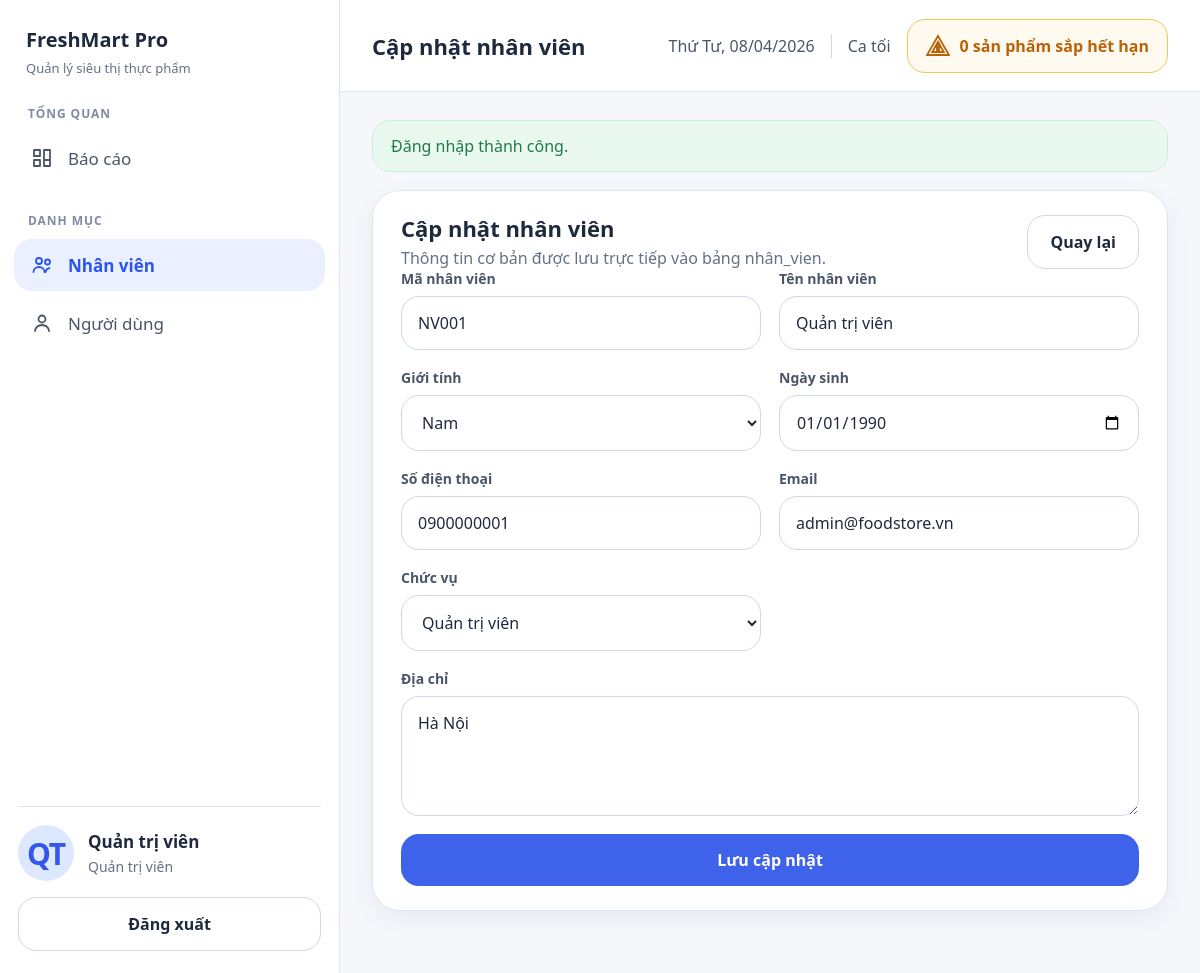
Before: /index.php?c=nhan-vien&a=form&id=NV001 (signed in) with the older database file.
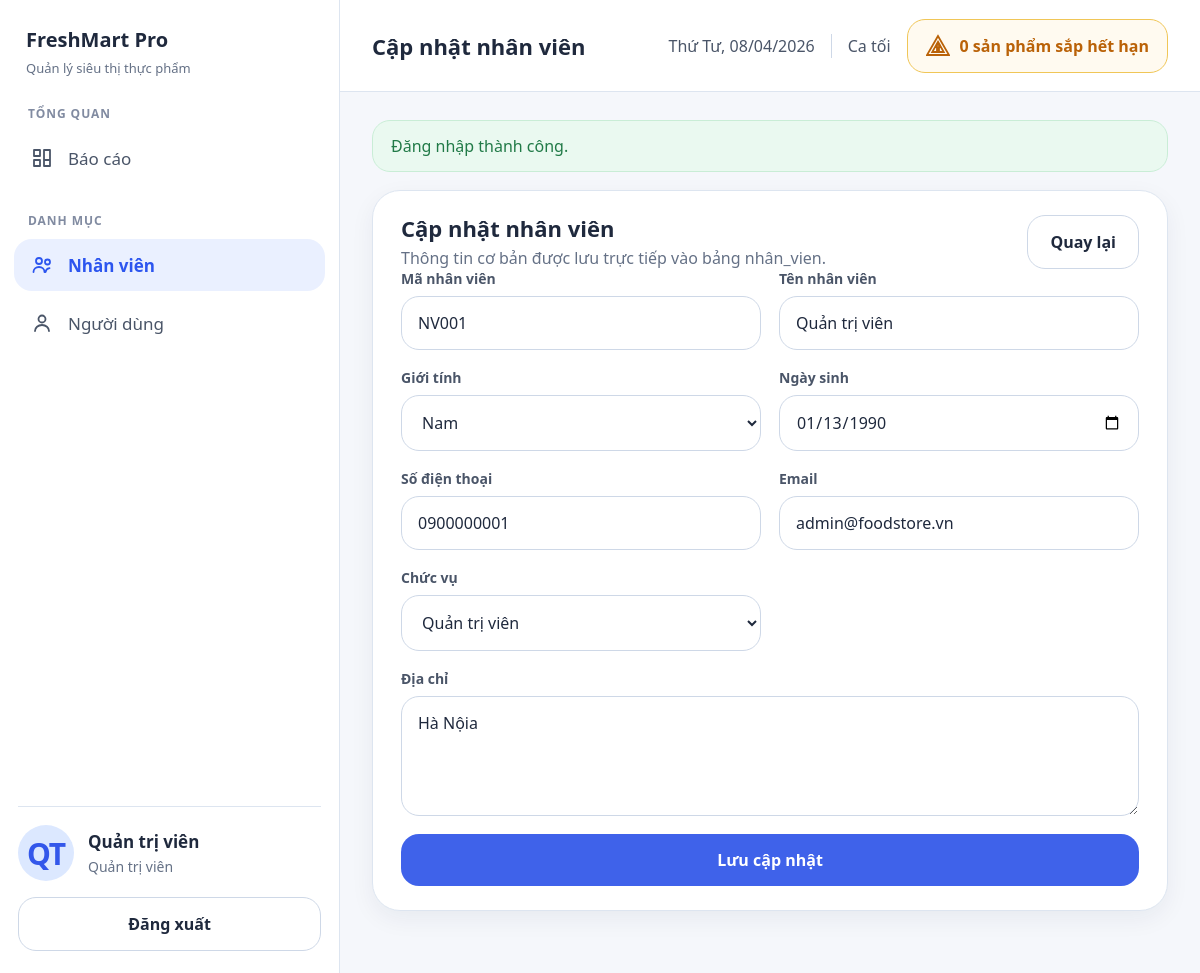
After: the same page with the newer database file.
### tables this page shows
CREATE TABLE `tai_khoan` (
  `ma_tai_khoan` int(11) NOT NULL,
  `ten_dang_nhap` varchar(50) NOT NULL,
  `password` varchar(255) NOT NULL,
  `trang_thai` enum('HOAT_DONG','VO_HIEU_HOA') DEFAULT 'HOAT_DONG',
  `ma_nhan_vien` varchar(20) DEFAULT NULL,
  `ma_chuc_vu` varchar(20) DEFAULT NULL
);

CREATE TABLE `nhan_vien` (
  `ma_nhan_vien` varchar(20) NOT NULL,
  `ten_nhan_vien` varchar(100) NOT NULL,
  `gioi_tinh` varchar(10) DEFAULT NULL,
  `so_dien_thoai` varchar(15) DEFAULT NULL,
  `email` varchar(100) DEFAULT NULL,
  `dia_chi` varchar(255) DEFAULT NULL,
  `ngay_sinh` date DEFAULT NULL,
  `ma_chuc_vu` varchar(20) DEFAULT NULL
);

CREATE TABLE `chuc_vu` (
  `ma_chuc_vu` varchar(20) NOT NULL,
  `ten_chuc_vu` varchar(100) NOT NULL
);

### controllers/NhanVienController.php (called while the page is built, shortened)
<?php
require_once APP_ROOT . '/models/NhanVienModel.php';
require_once APP_ROOT . '/models/ChucVuModel.php';
class NhanVienController
{
    private NhanVienModel $nhanVienModel;
    private ChucVuModel $chucVuModel;
    public function __construct()
    {
        $this->nhanVienModel = new NhanVienModel();
        $this->chucVuModel = new ChucVuModel();
    }
    public function form(): void
    {
        $id = trim((string) ($_GET['id'] ?? ''));
        $employee = $id !== '' ? $this->nhanVienModel->find($id) : null;
        $this->renderForm($employee, [], $employee !== null);
    }
    private function renderForm(array|null $employee, array $errors, bool $isEdit): void
    {
        render('nhan_vien/form', [
            'pageTitle' => $isEdit ? 'Cập nhật nhân viên' : 'Thêm nhân viên',
            'employee' => $employee,
            'errors' => $errors,
            'roles' => $this->chucVuModel->all(),
            'isEdit' => $isEdit,
        ]);
    }
}

### index.php (called while the page is built, shortened)
<?php
require_once realpath(__DIR__ . '/config/app.php');
$route = current_route();
$action = $route['action'];
$controller = new $controllerClass();
$controller->{$action}();

### models/NhanVienModel.php (called while the page is built, shortened)
<?php
class NhanVienModel
{
    private PDO $pdo;
    public function __construct()
    {
        $this->pdo = db();
    }
    public function find(string $id): ?array
    {
        $statement = $this->pdo->prepare(
            "SELECT
                nv.*,
                cv.ten_chuc_vu,
                tk.ma_tai_khoan,
                tk.ten_dang_nhap,
                tk.trang_thai AS trang_thai_tai_khoan
             FROM nhan_vien nv
             LEFT JOIN chuc_vu cv ON cv.ma_chuc_vu = nv.ma_chuc_vu
             LEFT JOIN tai_khoan tk ON tk.ma_nhan_vien = nv.ma_nhan_vien
             WHERE nv.ma_nhan_vien = :id
             LIMIT 1"
        );
        $statement->execute(['id' => $id]);
        $employee = $statement->fetch();
        return $employee ?: null;
    }
}

### config/database.php (called while the page is built, shortened)
<?php
function db()
{
    static $pdo = null;
    if ($pdo === null) {
        $dsn = 'mysql:host=' . DB_HOST . ';port=' . DB_PORT
             . ';dbname=' . DB_NAME . ';charset=' . DB_CHARSET;
        try {
            $pdo = new PDO($dsn, DB_USER, DB_PASS, [
                PDO::ATTR_ERRMODE            => PDO::ERRMODE_EXCEPTION,
                PDO::ATTR_DEFAULT_FETCH_MODE => PDO::FETCH_ASSOC,
                PDO::ATTR_EMULATE_PREPARES   => false,
            ]);
        } catch (PDOException $e) {
            die('Lỗi kết nối CSDL: ' . $e->getMessage());
        }
    }
    return $pdo;
}

### models/ChucVuModel.php (called while the page is built, shortened)
<?php
class ChucVuModel
{
    private PDO $pdo;
    public function __construct()
    {
        $this->pdo = db();
    }
    public function all(): array
    {
        $statement = $this->pdo->query(
            'SELECT ma_chuc_vu, ten_chuc_vu FROM chuc_vu ORDER BY ten_chuc_vu ASC'
        );
        return $statement->fetchAll();
    }
}

### views/nhan_vien/form.php (the view, shortened to what this page needs)
<?php
$employee = $employee ?? [];
$roles = $roles ?? [];
$isEdit = $isEdit ?? false;
?>
<section class="panel">
    <div class="toolbar">
        <div>
            <h3 class="section-title"><?= $isEdit ? 'Cập nhật nhân viên' : 'Thêm nhân viên' ?></h3>
            <p class="section-subtitle">Thông tin cơ bản được lưu trực tiếp vào bảng nhân_vien.</p>
        </div>
        <a class="button button--ghost" href="<?= e(url_for('nhan-vien', 'index')) ?>">Quay lại</a>
    </div>
    <form method="post" action="<?= e(url_for('nhan-vien', 'save')) ?>" class="form-grid">
        <div class="field">
            <label for="ma_nhan_vien">Mã nhân viên</label>
            <input id="ma_nhan_vien" name="ma_nhan_vien" value="<?= e($employee['ma_nhan_vien'] ?? '') ?>" <?= $isEdit ? 'readonly' : '' ?> required>
        </div>
        <div class="field">
            <label for="ten_nhan_vien">Tên nhân viên</label>
            <input id="ten_nhan_vien" name="ten_nhan_vien" value="<?= e($employee['ten_nhan_vien'] ?? '') ?>" required>
        </div>
        <div class="field">
            <label for="gioi_tinh">Giới tính</label>
            <select id="gioi_tinh" name="gioi_tinh">
                <?php $gender = $employee['gioi_tinh'] ?? ''; ?>
                <option value="Nam" <?= $gender === 'Nam' ? 'selected' : '' ?>>Nam</option>
            </select>
        </div>
        <div class="field">
            <label for="ngay_sinh">Ngày sinh</label>
            <input id="ngay_sinh" name="ngay_sinh" type="date" value="<?= e($employee['ngay_sinh'] ?? '') ?>">
        </div>
        <div class="field">
            <label for="so_dien_thoai">Số điện thoại</label>
            <input id="so_dien_thoai" name="so_dien_thoai" value="<?= e($employee['so_dien_thoai'] ?? '') ?>">
        </div>
        <div class="field">
            <label for="email">Email</label>
            <input id="email" name="email" type="email" value="<?= e($employee['email'] ?? '') ?>">
        </div>
        <div class="field">
            <label for="ma_chuc_vu">Chức vụ</label>
            <select id="ma_chuc_vu" name="ma_chuc_vu" required>
                <?php foreach ($roles as $role): ?>
                    <option value="<?= e($role['ma_chuc_vu']) ?>" <?= ($employee['ma_chuc_vu'] ?? '') === $role['ma_chuc_vu'] ? 'selected' : '' ?>>
                        <?= e($role['ten_chuc_vu']) ?>
                    </option>
                <?php endforeach; ?>
            </select>
        </div>
        <div class="field field--full">
            <label for="dia_chi">Địa chỉ</label>
            <textarea id="dia_chi" name="dia_chi"><?= e($employee['dia_chi'] ?? '') ?></textarea>
        </div>
        <div class="field field--full">
            <button type="submit"><?= $isEdit ? 'Lưu cập nhật' : 'Thêm nhân viên' ?></button>
        </div>
    </form>
</section>

### config/app.php (shortened to what this page needs)
<?php
require_once __DIR__ . '/database.php';
function current_route(): array
{
    static $route = null;
    if ($route !== null) {
        return $route;
    }
    $route = [
        'controller' => sanitize_route_segment((string) ($_GET['c'] ?? (is_logged_in() ? 'bao-cao' : 'auth'))) ?: 'auth',
        'action' => sanitize_route_segment((string) ($_GET['a'] ?? 'index')) ?: 'index',
    ];
    return $route;
}
function sanitize_route_segment(string $value): string
{
    return strtolower((string) preg_replace('/[^a-zA-Z0-9_-]/', '', $value));
}
function url_for(string $controller, string $action = 'index', array $params = []): string
{
    $query = http_build_query(array_merge([
        'c' => $controller,
        'a' => $action,
    ], $params));
    return BASE_URL . '/index.php?' . $query;
}
function asset_url(string $path): string
{
    return ASSET_URL . '/' . ltrim($path, '/');
}
function render(string $view, array $data = []): void
{
    $viewFile = APP_ROOT . '/views/' . $view . '.php';
    $pageTitle = $data['pageTitle'] ?? APP_NAME;
    $hideNav = (bool) ($data['hideNav'] ?? false);
    $flashes = pull_flashes();
    $currentUser = current_user();
    $route = current_route();
    extract($data, EXTR_SKIP);
    $isHtmx = isset($_SERVER['HTTP_HX_REQUEST']) && !isset($_SERVER['HTTP_HX_BOOSTED']);
    if (!$isHtmx) {
        require APP_ROOT . '/views/layout/header.php';
    }
    require $viewFile;
    if (!$isHtmx) {
        require APP_ROOT . '/views/layout/footer.php';
    }
}
function pull_flashes(): array
{
    $messages = $_SESSION['flash_messages'] ?? [];
    return $messages;
}
function e(mixed $value): string
{
    return htmlspecialchars((string) ($value ?? ''), ENT_QUOTES, 'UTF-8');
}
function current_user(): ?array
{
    return $_SESSION['auth_user'] ?? null;
}
function is_logged_in(): bool
{
    return current_user() !== null;
}
function can_access(string $module): bool
{
    $user = current_user();
    $role = (string) ($user['ma_chuc_vu'] ?? '');
    $allowedRoles = MODULE_ACCESS[$module] ?? [];
    return in_array($role, $allowedRoles, true);
}
function app_date_label(): string
{
    $days = [
        1 => 'Thứ Hai',
        2 => 'Thứ Ba',
        3 => 'Thứ Tư',
        4 => 'Thứ Năm',
        5 => 'Thứ Sáu',
        6 => 'Thứ Bảy',
        7 => 'Chủ Nhật',
    ];
    return $days[(int) date('N')] . ', ' . date('d/m/Y');
}
function current_shift_label(): string
{
    $hour = (int) date('G');
    return match (true) {
        $hour < 12 => 'Ca sáng',
        $hour < 18 => 'Ca chiều',
        default => 'Ca tối',
    };
}
function expiring_product_count(int $days = 30): int
{
    static $cache = [];
    try {
        $statement = db()->prepare(
            "SELECT COUNT(DISTINCT lh.ma_hang_hoa)
             FROM lo_hang lh
             WHERE (lh.so_luong_trong_kho + lh.so_luong_tren_ke) > 0
               AND DATEDIFF(lh.han_su_dung, CURDATE()) BETWEEN 0 AND :days"
        );
        $statement->bindValue(':days', $days, PDO::PARAM_INT);
        $statement->execute();
        $cache[$days] = (int) $statement->fetchColumn();
    } catch (Throwable) {
        $cache[$days] = 0;
    }
    return $cache[$days];
}
function user_initials(?string $name): string
{
    $name = trim((string) $name);
    $parts = preg_split('/\s+/', $name) ?: [];
    $initials = '';
    foreach (array_slice($parts, 0, 2) as $part) {
        $initials .= mb_strtoupper(mb_substr($part, 0, 1));
    }
    return $initials !== '' ? $initials : 'ND';
}

### views/layout/header.php (shortened to what this page needs)
<!DOCTYPE html>
<html lang="vi">
<head>
    <link rel="stylesheet" href="<?= e(asset_url('css/style.css')) ?>?v=<?= e(APP_VERSION) ?>">
    <link rel="stylesheet" href="<?= e(asset_url('css/smooth.css')) ?>?v=<?= e(APP_VERSION) ?>">
</head>
<body hx-boost="true">
    <div class="app-shell<?= $hideNav ? ' app-shell--auth' : '' ?>">
        <?php if (!$hideNav && $currentUser): ?>
            <aside class="sidebar">
                <div class="brand">
                    <h1>FreshMart Pro</h1>
                    <p>Quản lý siêu thị thực phẩm</p>
                </div>
                <nav class="sidebar__nav">
                    <div class="sidebar__section">
                        <span class="sidebar__section-label">Tổng quan</span>
                        <a class="nav-link <?= $route['controller'] === 'bao-cao' ? 'is-active' : '' ?>" href="<?= e(url_for('bao-cao', 'index')) ?>">
                            <span class="nav-link__icon">
                                <svg viewBox="0 0 24 24" aria-hidden="true"><path d="M4 4h6v6H4zm10 0h6v10h-6zM4 14h6v6H4zm10 0h6v6h-6z"/></svg>
                            </span>
                            <span>Báo cáo</span>
                        </a>
                    </div>
                    <div class="sidebar__section">
                        <span class="sidebar__section-label">Danh mục</span>
                        <?php if (can_access('nhan-vien')): ?>
                            <a class="nav-link <?= $route['controller'] === 'nhan-vien' ? 'is-active' : '' ?>" href="<?= e(url_for('nhan-vien', 'index')) ?>">
                                <span class="nav-link__icon">
                                    <svg viewBox="0 0 24 24" aria-hidden="true"><circle cx="9" cy="8" r="3"/><path d="M3.5 19c0-2.8 2.4-5 5.5-5s5.5 2.2 5.5 5"/><circle cx="17.5" cy="9" r="2.5"/><path d="M15.5 19c.3-2 1.9-3.5 4-3.9"/></svg>
                                </span>
                                <span>Nhân viên</span>
                            </a>
                        <?php endif; ?>
                        <?php if (can_access('tai-khoan')): ?>
                            <a class="nav-link <?= $route['controller'] === 'tai-khoan' ? 'is-active' : '' ?>" href="<?= e(url_for('tai-khoan', 'index')) ?>">
                                <span class="nav-link__icon">
                                    <svg viewBox="0 0 24 24" aria-hidden="true"><circle cx="12" cy="8" r="3.5"/><path d="M5 20c0-3.3 3.1-6 7-6s7 2.7 7 6"/></svg>
                                </span>
                                <span>Người dùng</span>
                            </a>
                        <?php endif; ?>
                    </div>
                </nav>
                <div class="sidebar__footer">
                    <div class="profile-card">
                        <div class="profile-card__avatar"><?= e(user_initials($currentUser['ten_nhan_vien'] ?? $currentUser['ten_dang_nhap'] ?? '')) ?></div>
                        <div>
                            <strong><?= e($currentUser['ten_nhan_vien'] ?? $currentUser['ten_dang_nhap'] ?? 'Người dùng') ?></strong>
                            <span><?= e($currentUser['ten_chuc_vu'] ?? $currentUser['ma_chuc_vu'] ?? '') ?></span>
                        </div>
                    </div>
                    <a class="button button--ghost button--full" href="<?= e(url_for('auth', 'logout')) ?>">Đăng xuất</a>
                </div>
            </aside>
        <?php endif; ?>
        <main class="content">
            <?php if (!$hideNav && $currentUser): ?>
                <header class="topbar">
                    <div class="topbar__title"><?= e($route['controller'] === 'bao-cao' ? 'Báo cáo tổng quan' : $pageTitle) ?></div>
                    <div class="topbar__meta">
                        <span><?= e(app_date_label()) ?></span>
                        <span><?= e(current_shift_label()) ?></span>
                        <span class="topbar__alert">
                            <svg viewBox="0 0 24 24" aria-hidden="true"><path d="M12 2 1 21h22L12 2zm0 5.75 5.74 10.25H6.26L12 7.75zM11 10h2v4h-2zm0 5h2v2h-2z"/></svg>
                            <?= e((string) expiring_product_count()) ?> sản phẩm sắp hết hạn
                        </span>
                    </div>
                </header>
            <?php endif; ?>
            <div class="content__inner">
            <?php foreach ($flashes as $flashMessage): ?>
                <div class="alert alert--<?= e($flashMessage['type']) ?>">
                    <?= e($flashMessage['message']) ?>
                </div>
            <?php endforeach; ?>

### views/layout/footer.php (shortened to what this page needs)
            </div>
        </main>
    </div>
</body>
</html>

### assets/css/smooth.css (style rules this page uses)
.button, button, .nav-link { transition: all 0.25s cubic-bezier(0.16, 1, 0.3, 1) !important; }
.content__inner { animation: fadeUp 0.35s ease-out forwards; }

Changed rows visible on the page:
changed through a linked row, tai_khoan "QT": ngay_sinh "01/01/1990" → "01/13/1990"; dia_chi "Hà Nội" → "Hà Nộia"
